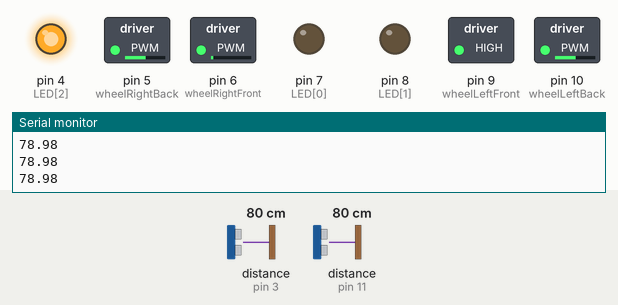
Recording of a sketch running on a simulated Arduino Uno, built with avr-gcc and run on an emulated ATmega328P. Parts: switched loads named in the sketch (green lamp = pin HIGH), output pins drawn as LEDs (lit = HIGH), the last lines printed to the serial monitor. Wiring (inferred from the names in the program): 2 × ultrasonic range finder: trigger pin 2, echo pin 3 / trigger pin 12, echo pin 11. Dashed ring = blinking. The inputs (shaded band) are chosen by the test bench; at power-on: distance to the obstacle (sensors on pin 3, pin 11) 80 cm. The echo pulse lasts 58.3 µs per cm; random numbers use the default seed unless the sketch sets one; pins used as bus, display or sensor lines are not drawn.

Above: at 2.5 s.
2.6 s: distance to the obstacle (sensor on pin 3) set to 18 cm
At 5.38 s:
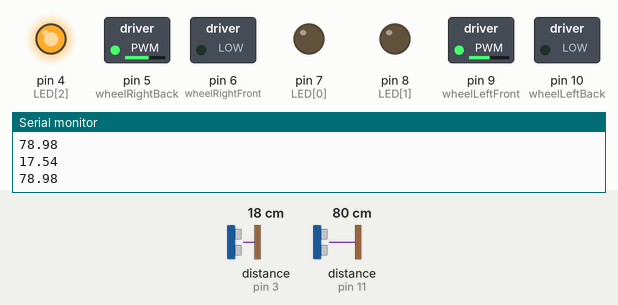
8.4 s: distance to the obstacle (sensor on pin 3) set to 14 cm
14.2 s: distance to the obstacle (sensor on pin 11) set to 12 cm
17.7 s: distance to the obstacle (sensor on pin 11) set to 9 cm
At 19.8 s:
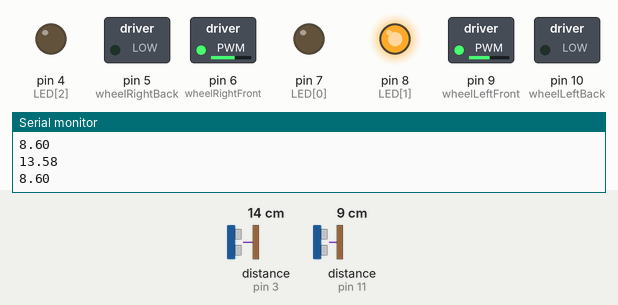
20.2 s: distance to the obstacle (sensor on pin 11) set to 18 cm
At 21.6 s:
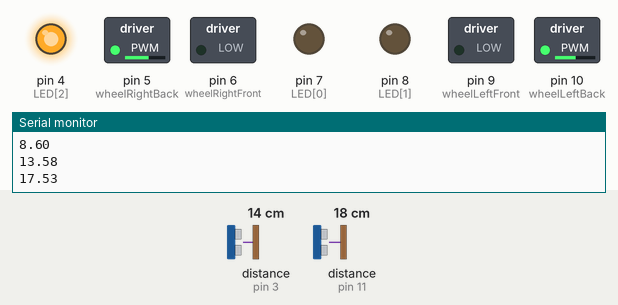
24.5 s: distance to the obstacle (sensor on pin 11) set to 2 cm
At 26.4 s:
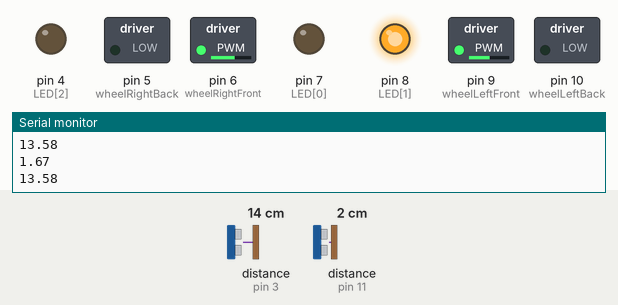
Timing chart, 0 to 27.9 s (numbered marks = the images above; inputs shaded):
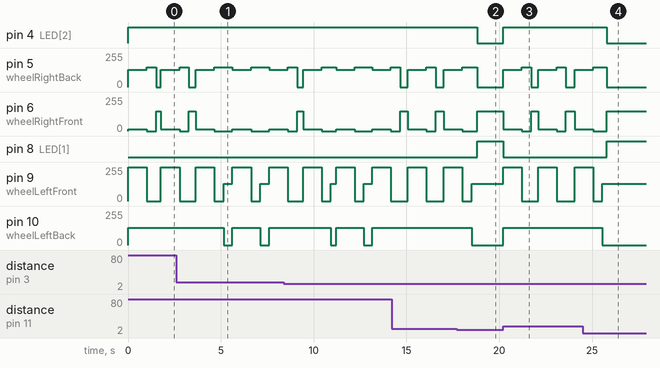

Measured:
- the behaviour switches between 11 and 10 cm on distance to the obstacle (sensor on pin 11) (found by bisection; images 1 and 2)
- after the input at 17.7 s, pin 4 (LED[2]): HIGH → LOW after 1.1 s; pin 8 (LED[1]): LOW → HIGH after 1.1 s
- after the input at 20.2 s, pin 4 (LED[2]): LOW → HIGH at once; pin 5 (wheelRightBack): 0/255 → 130/255 at once, → 150/255 1.0 s later, → 0/255 0.50 s later, → 130/255 0.37 s later, … (7 changes in this stretch)
- after the input at 24.5 s, pin 4 (LED[2]): HIGH → LOW after 1.3 s; pin 8 (LED[1]): LOW → HIGH after 1.3 s

The sketch:

arduino_project.ino
```cpp
int wheelLeftFront = 9, wheelLeftBack = 10;
int wheelRightFront = 6, wheelRightBack = 5;
byte LED[3] = {7,8,4};

int trig = 2, echo = 3;
int trig2 = 12, echo2 = 11;   // 초음파센서 설정
int spdL = 130, spdR = 150;
int sppL = -500, sppR = -500;      // 속도

void setup() {
   Serial.begin(9600);
   pinMode(trig, OUTPUT);
   pinMode(trig2, OUTPUT);
   pinMode(echo, INPUT);
   pinMode(echo2, INPUT);
   pinMode(wheelLeftFront, OUTPUT);
   pinMode(wheelLeftBack, OUTPUT);
   pinMode(wheelRightFront, OUTPUT);
   pinMode(wheelRightBack, OUTPUT);
   for(int i=0;i<3;i++)
   {
    pinMode(LED[i], OUTPUT);
   }
}
void loop() {
  //초음파센서 거리 측정 및 시리얼 모니터 출력
  float distance, duration;
  digitalWrite(trig, LOW);    //초기화
  digitalWrite(trig, HIGH);
  delay(1);
  digitalWrite(trig, LOW);

  duration = pulseIn(echo, HIGH);
  distance = ((float)(340 * duration) / 10000) / 2;
  Serial.println(distance);

  if(distance > 15)
  // 장해물이 앞에 없을 때 전진, 초록
  {
    digitalWrite(LED[0], HIGH);
    digitalWrite(LED[1], LOW);
    digitalWrite(LED[2], LOW);
    analogWrite(wheelLeftFront, spdL);
    analogWrite(wheelLeftBack, 0);
    analogWrite(wheelRightFront, spdR);
    analogWrite(wheelRightBack, 0);
  }
  else if(distance > 10) //노랑
  {
    digitalWrite(LED[0], LOW);
    digitalWrite(LED[1], HIGH);
    digitalWrite(LED[2], LOW);
    analogWrite(wheelLeftFront, spdL);
    analogWrite(wheelLeftBack, 0);
    analogWrite(wheelRightFront, spdR);
    analogWrite(wheelRightBack, 0);
  }
  else if(distance < 10)
  {
    // 장해물이 15cm 이내에 있을 경우 방향전환, 빨강
    digitalWrite(LED[0], LOW);
    digitalWrite(LED[1], LOW);
    digitalWrite(LED[2], HIGH);
    int rd = random(2); // 좌, 우 랜덤 선택 랜덤 값(0,1)
    int delayed = random(200,500);
    if(rd == 1)
    {
      // 좌회전
      analogWrite(wheelLeftFront, 0);
      analogWrite(wheelLeftBack, spdL);
      analogWrite(wheelRightFront, spdR);
      analogWrite(wheelRightBack, 0);
    }
    else
    {
      // 우회전
      analogWrite(wheelLeftFront, spdL);
      analogWrite(wheelLeftBack, 0);
      analogWrite(wheelRightFront, 0);
      analogWrite(wheelRightBack, spdR);
    }
    delay(delayed);
  }


  float distance1, duration1;
  digitalWrite(trig2, LOW);   //초기화
  digitalWrite(trig2, HIGH);
  delay(1);
  digitalWrite(trig2, LOW);
  duration1 = pulseIn(echo2, HIGH);
  distance1 = ((float)(340 * duration1) / 10000) / 2;
  Serial.println(distance1);


    if(distance1 > 10)
    {
      if(distance > 10)
      {
      digitalWrite(LED[0], LOW);
      digitalWrite(LED[1], LOW);
      digitalWrite(LED[2], HIGH);

      analogWrite(wheelLeftFront, sppL);
      analogWrite(wheelLeftBack, spdL);
      analogWrite(wheelRightFront, sppR);
      analogWrite(wheelRightBack, spdL);

      delay(1000);

      analogWrite(wheelLeftFront, 0);
      analogWrite(wheelLeftBack, spdL);
      analogWrite(wheelRightFront, 0);
      analogWrite(wheelRightBack, spdR);

      delay(500);

      int rd = random(2); // 좌, 우 랜덤 선택 랜덤 값(0,1)
    int delayed = random(200,500);
    if(rd == 1)
    {
      // 좌회전
      analogWrite(wheelLeftFront, 0);
      analogWrite(wheelLeftBack, spdL);
      analogWrite(wheelRightFront, spdR);
      analogWrite(wheelRightBack, 0);
    }
    else
    {
      // 우회전
      analogWrite(wheelLeftFront, spdL);
      analogWrite(wheelLeftBack, 0);
      analogWrite(wheelRightFront, 0);
      analogWrite(wheelRightBack, spdR);
    }
    delay(delayed);
  }
      }
    }
```
